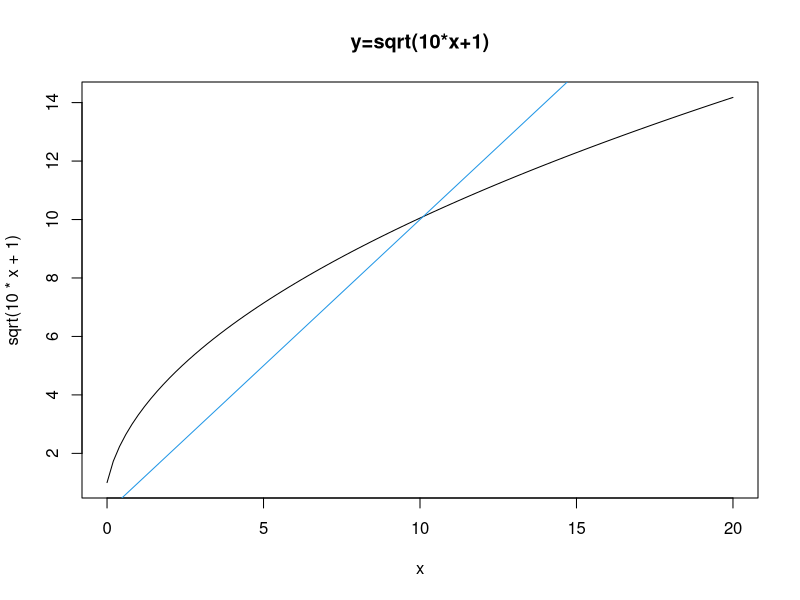
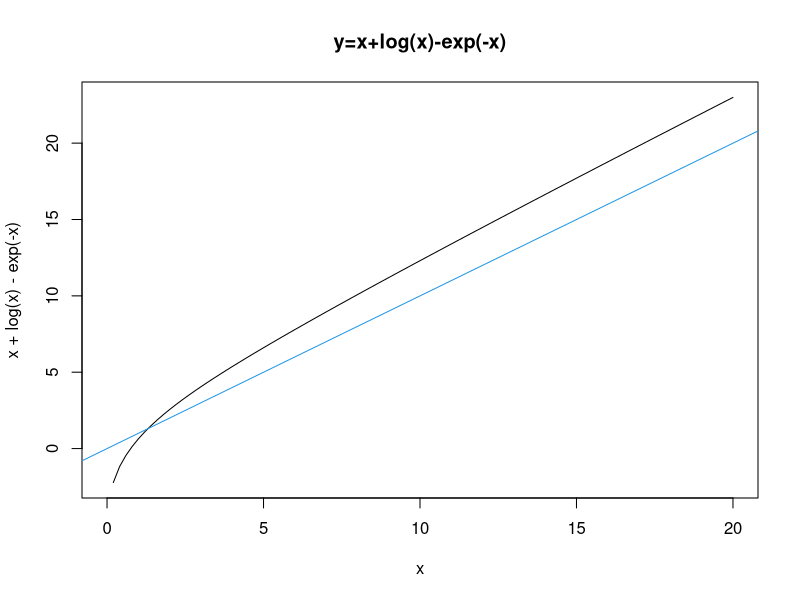
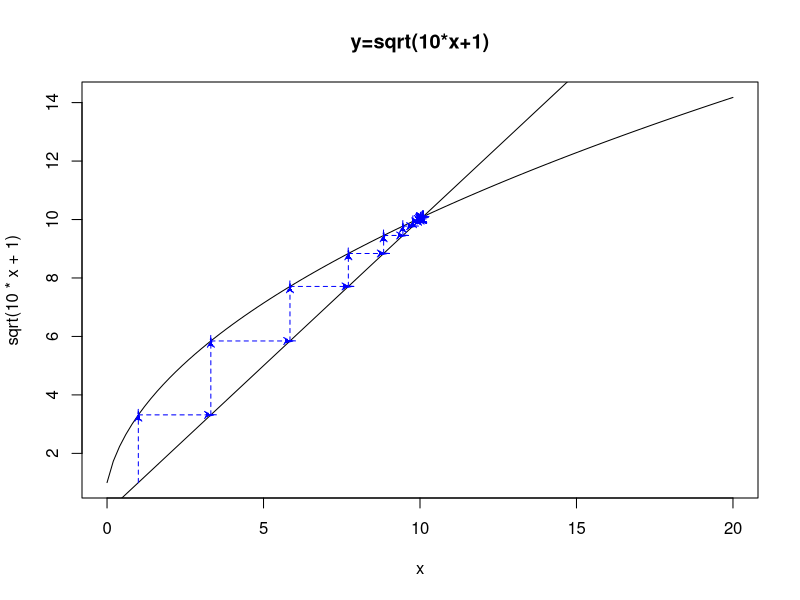
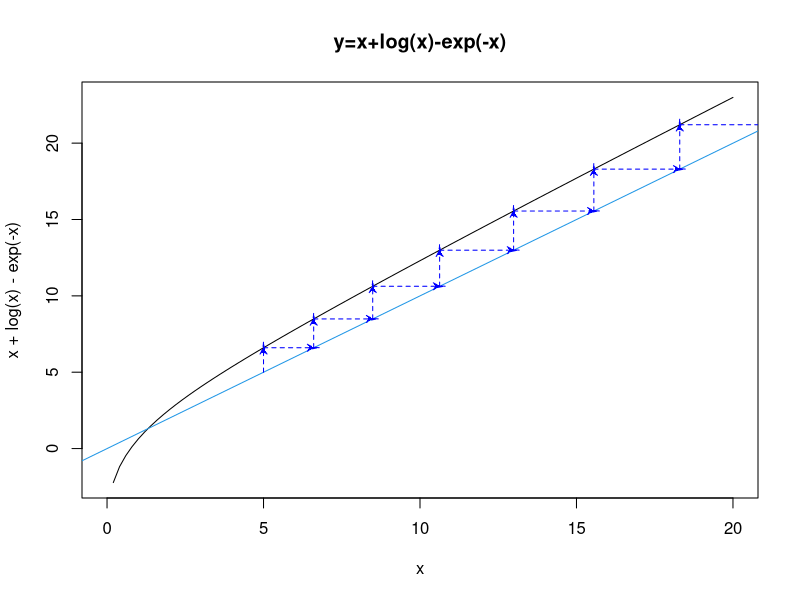

Reproduce these figures in R, in order.
## ---- chunk 1
knitr::opts_chunk$set(echo = TRUE)
## ---- chunk 2
#  the function sqrt(10*x+1)
F1<-function(x){
	if (x<= -1){
	cat("Function not defined for x<-1. Exit.")
	return("NaN") }
		return(sqrt(10*x+1))
}

# the function x+log(x)-exp(-x)
F2<-function(x){
  return(x+log(x)-exp(-x))
}
## ---- chunk 3
curve(sqrt(10*x+1),0,20,main="y=sqrt(10*x+1)")
abline(coef=c(0,1),col=4)

curve(x+log(x)-exp(-x),0,20,main="y=x+log(x)-exp(-x)")
abline(coef=c(0,1),col=4)
## ---- chunk 4
#install.packages("shape")   # you will need to install this package if you don't have it already
library(shape)
FixedPointFinder<-function(func,StartingValue,Tolerance,MaxNumberOfIterations,DrawLines){
	# set initial parameters (maximum number of steps; accuracy required; start 	point)
	#StartingXValue<- StartValue
	#MaxNumberOfIterations<-100
	#Tolerance<-1e-5
	Deviation<-1000   # an arbitrary big number
	i<-0
	Xprime<-StartingValue 
	#browser()
	#Set up a while loop until we hit the required target accuracy or the max. 	number of steps
	while ((i<MaxNumberOfIterations)&&(Deviation>Tolerance))
	{
		# Set x'=f(x)
		X<-Xprime # x is our current v-value
		Xprime<-func(X)
		if (Xprime=="NaN"){
			cat("Function not defined error.\n")
			break
		}
		if (DrawLines){
			Arrows(X,X,X,Xprime,col="blue",lty=2,arr.length=0.25)
			Arrows(X,Xprime,Xprime,Xprime,col="blue",lty=2,arr.length=0.25)
			}
		
		# calculate accuracy<- |f(x)-x|
		Deviation<-abs(Xprime-X)
		X<-Xprime
		i<-i+1
	}

	# output the result
	if (Deviation<Tolerance){
		cat(paste("\nFound the fixed point: ",X, "after ", i, "iterations"))
		}else{
		cat(paste("\nConvergence failure. Deviation: ",Deviation, "after ", i, 	"iterations"))}
}
## ---- chunk 5
curve(sqrt(10*x+1),0,20,main="y=sqrt(10*x+1)")
abline(0,1)
FixedPointFinder(F1,1,1e-5,25,1)

curve(x+log(x)-exp(-x),0,20,main="y=x+log(x)-exp(-x)")
abline(coef=c(0,1),col=4)
FixedPointFinder(F2,5,1e-5,25,1)
